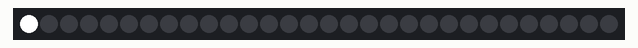
Recording of a sketch running on a simulated Arduino Uno, built with avr-gcc and run on an emulated ATmega328P. On the bench: 30 RGB LEDs in strip order, left to right.

Above: at 0.01 s.
At 0.9 s:
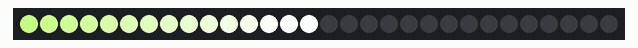
At 1.8 s:
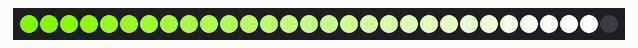
At 10.91 s:
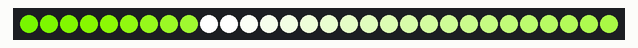
At 20.14 s:
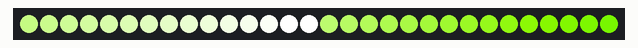
At 39.9 s:
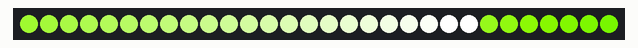

The sketch:

CPARMultiColor.ino
```cpp
#include <FastLED.h>

#define LED_PIN     6
#define NUM_LEDS    30
#define BRIGHTNESS  255
#define LED_TYPE    WS2811
#define COLOR_ORDER GRB

CRGB leds[NUM_LEDS];
int delayTime = 60; // Délai initial entre chaque déplacement de la lumière
int fadeAmount = 10; // Valeur de diminution de la luminosité pour le fondu

void setup() {
  FastLED.addLeds<LED_TYPE, LED_PIN, COLOR_ORDER>(leds, NUM_LEDS).setCorrection(TypicalLEDStrip);
  FastLED.setBrightness(BRIGHTNESS);
}

void loop() {
  // Trajet de la lumière d'un bout à l'autre de la bande
  for(int i=0; i<NUM_LEDS; i++) {
    // Afficher la lumière blanche sur la position actuelle
    leds[i] = CRGB::White;
    FastLED.show();
    delay(delayTime); // Utilisation de la variable delayTime pour contrôler la vitesse

    // Éteindre la LED précédente en la faisant diminuer progressivement en bleu turquoise
    for(int j=i-1; j>=0; j--) {
      if (leds[j] == CRGB::Blue) break; // Arrêter le fondu si la LED est éteinte
      leds[j] -= CRGB(fadeAmount/2, fadeAmount/10, fadeAmount); // Diminution de la luminosité avec une composante bleue plus importante
    }
    FastLED.show();
  }

  // Trajet de retour de la lumière
  for(int i=NUM_LEDS-1; i>=0; i--) {
    // Afficher la lumière blanche sur la position actuelle
    leds[i] = CRGB::White;
    FastLED.show();
    delay(delayTime); // Utilisation de la variable delayTime pour contrôler la vitesse

    // Éteindre la LED précédente en la faisant diminuer progressivement en bleu turquoise
    for(int j=i+1; j<NUM_LEDS; j++) {
      if (leds[j] == CRGB::Red) break; // Arrêter le fondu si la LED est éteinte
      leds[j] -= CRGB(fadeAmount/2, fadeAmount/10, fadeAmount); // Diminution de la luminosité avec une composante bleue plus importante
    }
    FastLED.show();
  }
}
```
